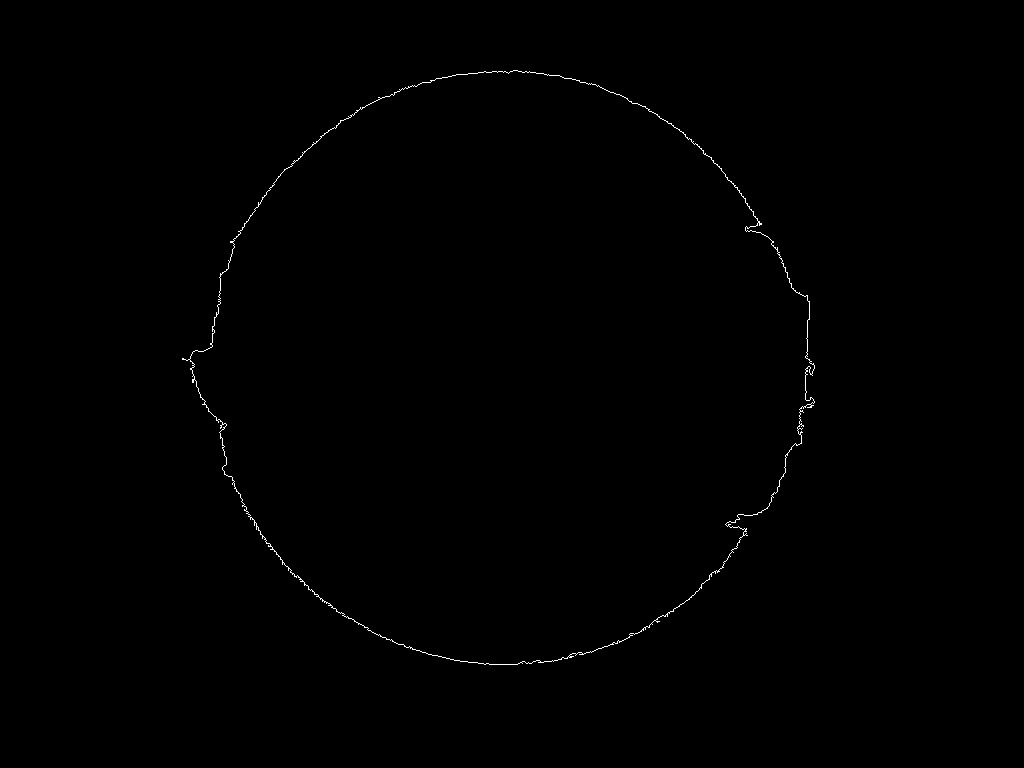
//> input picture VisionMethodRecord/houghtest.jpg, 1024 x 768 px
$ ./Ellipse   (built with g++ and OpenCV 4)
//> lines starting //> are read from the running program, lines starting //| are printed output that depends on the picture; after the words box and inside, x2 and y2 are one past the last pixel; in counts of white or black regions, pixels touching at a corner belong together
### VisionMethodRecord/stdafx.h
// stdafx.h : 标准系统包含文件的包含文件，
// 或是经常使用但不常更改的
// 特定于项目的包含文件
//

#pragma once

#include "targetver.h"

#include <stdio.h>
#include <tchar.h>


// TODO:  在此处引用程序需要的其他头文件

### VisionMethodRecord/Ellipse.cpp
/*
*功能：椭圆拟合
*时间：2014-04-19
*/
// Ecllipse.cpp : 定义控制台应用程序的入口点。
//

#include "stdafx.h"

#include "opencv2/imgproc/imgproc.hpp"
#include "opencv2/highgui/highgui.hpp"
#include <iostream>
using namespace cv;
using namespace std;

int sliderPos = 84;
Mat image;

//函数声明
void processImage(int, void*);

int main(int argc, char** argv)
{
	const char* filename = "houghtest.jpg";
	//读取图像
	image = imread(filename, 0);
//> image is the input picture: 768 rows x 1024 cols, CV_8UC1; min 0, max 255, mean 0.8
	if (image.empty())
	{
		cout << "Couldn't open image " << endl;
		return 0;
	}

	imshow("source", image);
	namedWindow("result", 1);

	// Create toolbars. HighGUI use.
	// 创建一个滑动块
	createTrackbar("threshold", "result", &sliderPos, 255, processImage);
	processImage(0, 0);

	// Wait for a key stroke; the same function arranges events processing
	waitKey();
	return 0;

}

// Define trackbar callback functon. This function find contours,
// draw it and approximate it by ellipses.
void processImage(int /*h*/, void*)
{
	vector<vector<Point> > contours;
	//这句相当于二值化。这个matlab的那句好像： Iwt = Iw>=threshold;
	Mat bimage = image >= sliderPos;
//> bimage: 768 rows x 1024 cols, CV_8UC1; 0.29% white in thin lines or dots, all inside (x1, y1, x2, y2) = (182, 70, 815, 665)
	//Mat bimage;
	//threshold(image, bimage, sliderPos, 255,CV_THRESH_BINARY);

	//提取轮廓,相当于matlab中连通区域分析
	findContours(bimage, contours, CV_RETR_LIST, CV_CHAIN_APPROX_NONE);
//> contours = 4 contours, 2 with area under 20; largest, box (x1, y1, x2, y2) and area: (182, 70, 815, 665) 275595, (189, 70, 815, 665) 275440

	//我们将在cimage上面绘图
	//Mat cimage = Mat::zeros(bimage.size(), CV_8UC3);
	Mat cimage = image.clone();
	cvtColor(cimage, cimage, CV_GRAY2BGR);
	for (size_t i = 0; i < contours.size(); i++)
	{
		//轮廓的边缘点个数
		size_t count = contours[i].size();
		//Fitzgibbon的椭圆拟合方法，要求至少6个点，文献：Direct Least Squares Fitting of Ellipses[1999]
		if (count < 6)
			continue;

		Mat pointsf;
		//将轮廓中的点转换为以Mat形式存储的2维点集(x,y)
		Mat(contours[i]).convertTo(pointsf, CV_32F);
		cout << pointsf.size();
		//cout << pointsf;
		//最小二次拟合（Fitzgibbon的方法）
		//box包含了椭圆的5个参数：(x,y,w,h,theta)
		RotatedRect box = fitEllipse(pointsf);

		//把那些长轴与短轴之比很多的那些椭圆剔除。
		if (MAX(box.size.width, box.size.height) > MIN(box.size.width, box.size.height) * 8)
			continue;
		//绘制轮廓
		//drawContours(cimage, contours, (int)i, Scalar::all(255), 1, 8);

		//绘制椭圆
		ellipse(cimage, box, Scalar(0, 0, 255), 2, CV_AA);
		//绘制椭圆
		// ellipse(cimage, box.center, box.size*0.5f, box.angle, 0, 360, Scalar(0,255,255), 1, CV_AA);

		//绘制矩形框
		Point2f vtx[4];
		//成员函数points 返回 4个矩形的顶点(x,y)
		box.points(vtx);
		//for (int j = 0; j < 4; j++)
		//	line(cimage, vtx[j], vtx[(j + 1) % 4], Scalar(0, 255, 0), 1, CV_AA);
	}
//> this loop made 4 passes
//> (count, box) on passes 3 to 4: (1880, centre (504.3, 366.9), size (588.6, 596), angle 86.1), (2382, centre (504.2, 366.9), size (588.1, 597.6), angle 89.7)
//> count on passes 1 to 2: 4, 4
//| [1 x 1880][1 x 2382]
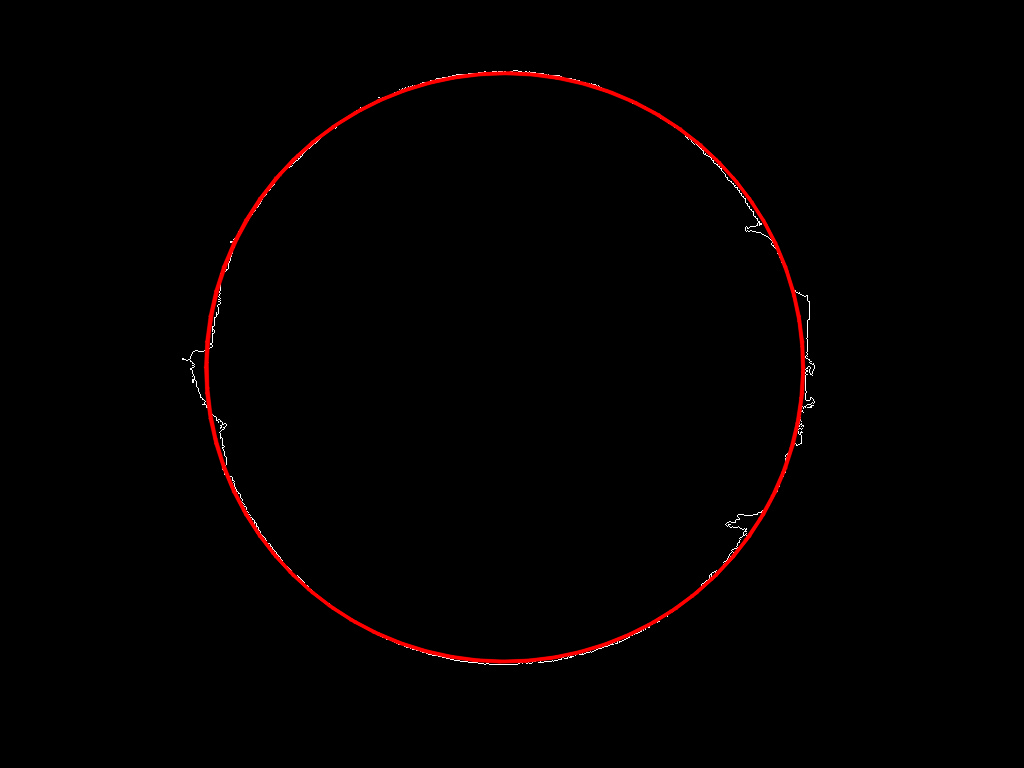
//> cimage: 768 rows x 1024 cols, CV_8UC3; 1.23% of pixels changed, all inside (x1, y1, x2, y2) = (203, 71, 807, 664)

	imshow("result", cimage);
}
